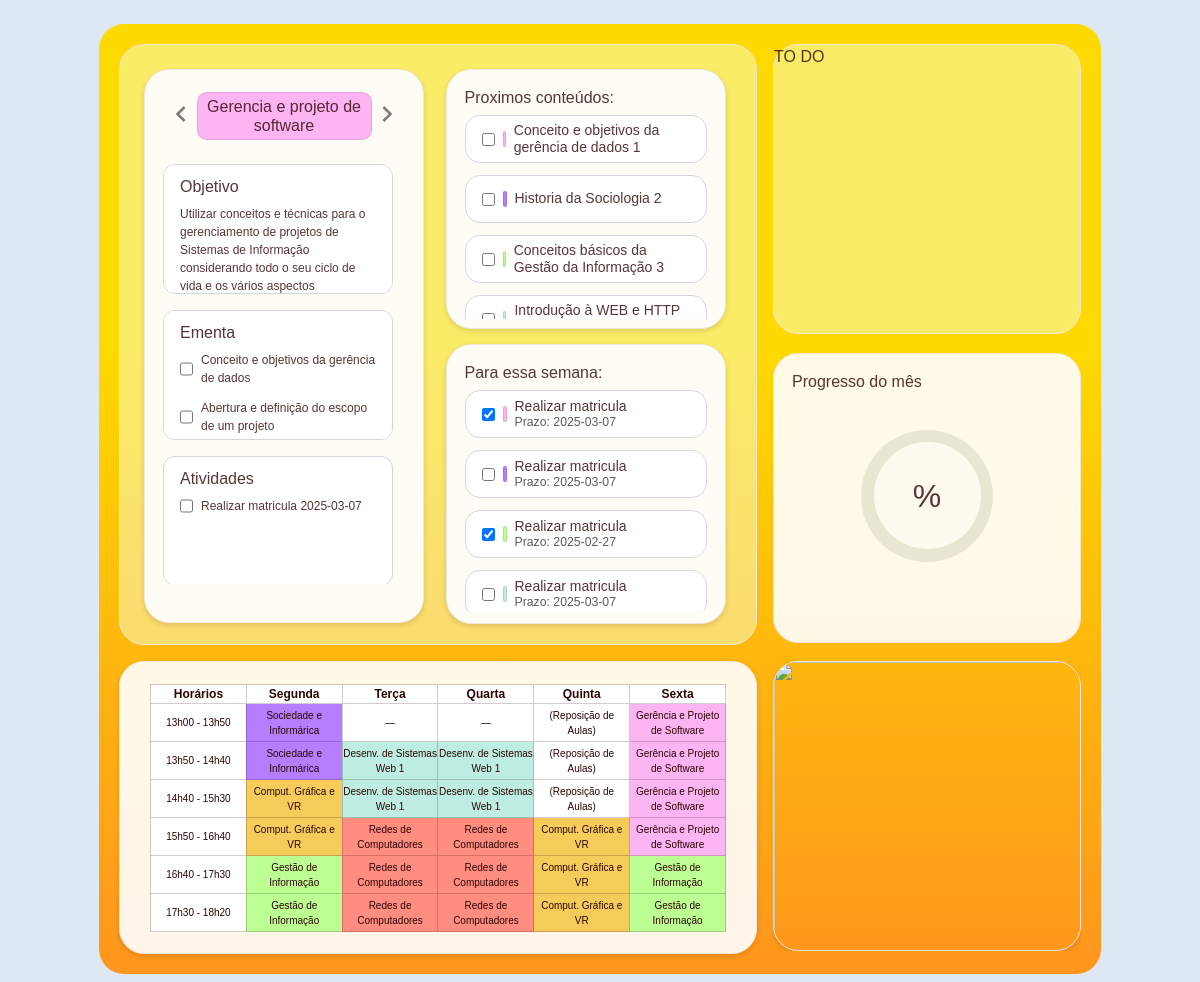
Before: / with the older database file.
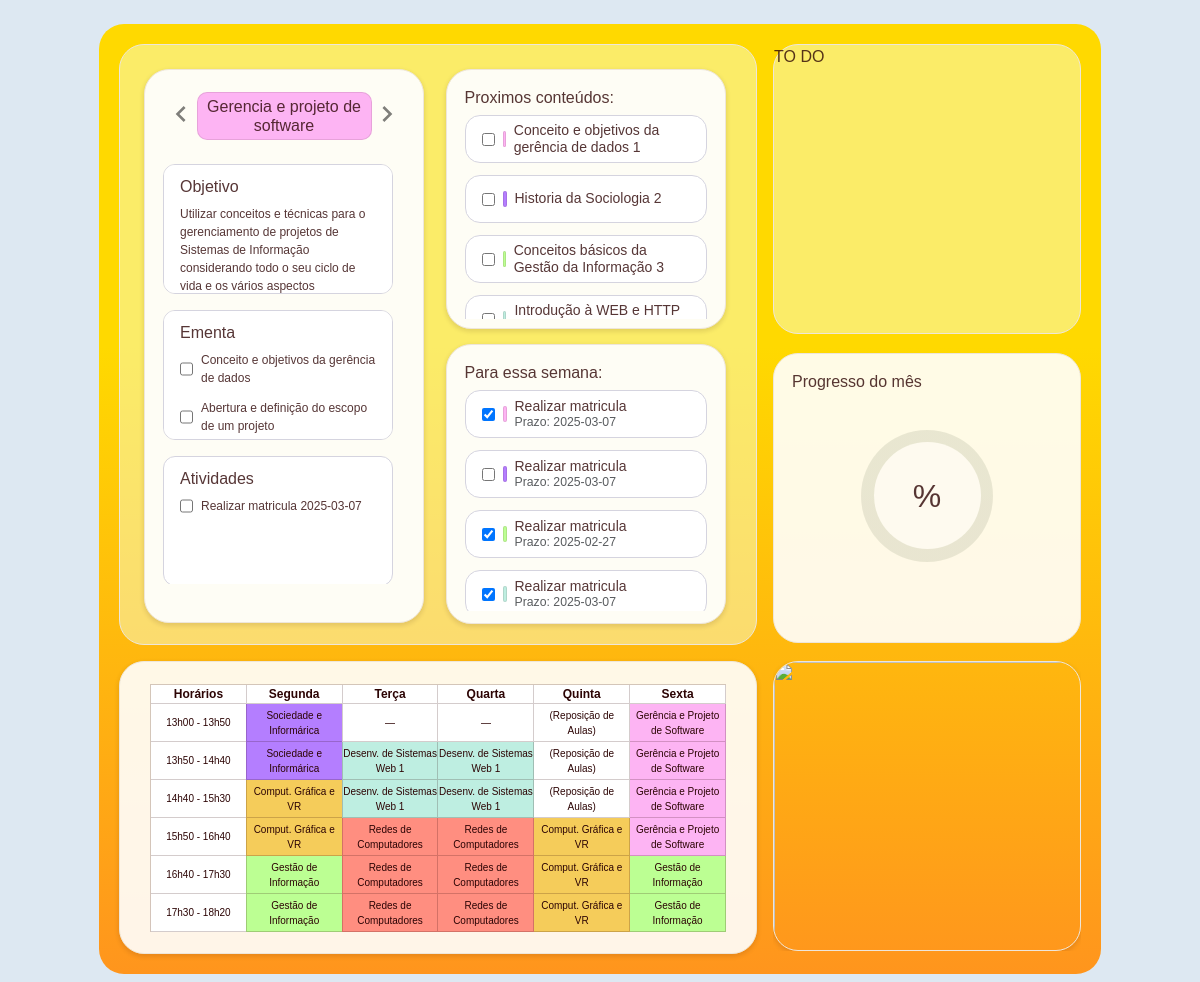
After: the same page with the newer database file.
### tables this page shows
CREATE TABLE disciplina (
    id_disciplina INTEGER PRIMARY KEY AUTOINCREMENT,
    nome TEXT,
    objetivo TEXT
);

CREATE TABLE todo (
id INTEGER PRIMARY KEY AUTOINCREMENT,
nome TEXT NOT NULL,
categoria TEXT CHECK ( categoria IN ('CON', 'ATV') ) NOT NULL,
prazo TEXT,
id_disciplina INTEGER, concluido text NOT NULL CHECK (concluido IN ('False', 'True')) DEFAULT 'False',
FOREIGN KEY (id_disciplina) REFERENCES disciplina(id)
);

### app.py (the view)
@app.route("/")
def dashboard():
    prox_conteudos = database.proximos_conteudos()
    prox_atividades = database.proximas_atividades()
    disciplinas = database.mostra_disciplinas()
    for i in range(len(disciplinas)):
        disciplinas[i]["ementa"] = database.mostra_conteudos(disciplinas[i]["id"])
        disciplinas[i]["atividades"] = database.mostra_atividades(disciplinas[i]["id"])
    return render_template("index.html", disciplinas= disciplinas, prox_conteudos=prox_conteudos, prox_atividades=prox_atividades)

### database.py (called while the page is built)
def dict_factory(cursor, row):
    fields = [column[0] for column in cursor.description]
    return {key: value for key, value in zip(fields, row)}

def mostra_disciplinas():
    connect = sqlite3.connect("dashboard.db")
    connect.row_factory = dict_factory
    cursor = connect.cursor()
    cursor.execute("SELECT id_disciplina AS id, nome, objetivo FROM disciplina")
    disciplinas = cursor.fetchall()
    connect.close()
    return disciplinas

def mostra_conteudos(id_disciplina):
    connect = sqlite3.connect("dashboard.db")
    connect.row_factory = dict_factory
    cursor = connect.cursor()
    cursor.execute(
        '''
        SELECT id, nome, concluido FROM todo
        WHERE categoria = 'CON' AND id_disciplina = ?
        ''', (id_disciplina,))
    conteudos = cursor.fetchall()
    connect.close()
    return conteudos

def mostra_atividades(id_disciplina):
    connect = sqlite3.connect("dashboard.db")
    connect.row_factory = dict_factory
    cursor = connect.cursor()
    cursor.execute(
        '''
        SELECT id, nome, concluido, prazo, id_disciplina as disciplina FROM todo
        WHERE categoria = 'ATV' AND disciplina = ?
        ''', (id_disciplina,))
    atividades = cursor.fetchall()
    connect.close()
    return atividades

def proximos_conteudos():
    connect = sqlite3.connect("dashboard.db")
    connect.row_factory = dict_factory
    cursor = connect.cursor()
    cursor.execute(
        '''
        SELECT id, nome, concluido, id_disciplina AS disciplina FROM todo
        WHERE categoria = 'CON' AND concluido = 'False'
        GROUP BY id_disciplina
        ''')
    prox_conteudos = cursor.fetchall()
    connect.close()
    return prox_conteudos

def proximas_atividades():
    connect = sqlite3.connect("dashboard.db")
    connect.row_factory = dict_factory
    cursor = connect.cursor()
    hoje = datetime.today().strftime('%Y-%m-%d')
    cursor.execute(
        '''
        SELECT id, nome, prazo, concluido, id_disciplina AS disciplina FROM todo
        WHERE julianday(prazo) - julianday(?) <= 7
        ''', (hoje,))
    prox_atividades = cursor.fetchall()
    connect.close()
    return prox_atividades

### templates/index.html (shortened to what this page needs)
<!DOCTYPE html>
<html lang="pt-br">
  <head>
    <link
      href="https://cdn.jsdelivr.net/npm/bootstrap@5.3.3/dist/css/bootstrap.min.css"
      rel="stylesheet"
    />
    <link rel="stylesheet" href="/static/style.css" />
  </head>
  <body>
    <div class="wrapper d-flex gap-3">
      <div class="d-grid gap-3">
        <div class="main-area">
          <div id="carrossel-disciplina" class="carousel">
            <div class="carousel-inner">
              <button
                class="carousel-control-prev"
                type="button"
                data-bs-target="#carrossel-disciplina"
                data-bs-slide="prev"
              >
                <span class="carousel-control-prev-icon" aria-hidden="true"></span>
              </button>
              <button
                class="carousel-control-next"
                type="button"
                data-bs-target="#carrossel-disciplina"
                data-bs-slide="next"
              >
                <span class="carousel-control-next-icon" aria-hidden="true"></span>
              </button>
              {% for disciplina in disciplinas %}
              <div class="carousel-item">
                <h6 class="titulo-disciplina disciplina{{disciplina.id}}">{{disciplina.nome}}</h6>
                <div class="conteudos">
                  <div>
                    <h6>Objetivo</h6>
                    <p>{{disciplina.objetivo}}</p>
                  </div>
                  <div>
                    <h6>Ementa</h6>
                    <ul>
                      {% for conteudo in disciplina.ementa %}
                      <li>
                        <input
                          id="{{conteudo.id}}"
                          type="checkbox"
                          value="{{conteudo.concluido}}"
                          onchange="atualizaTodo(this)"
                        />
                        <p>{{conteudo.nome}}</p>
                      </li>
                      {% endfor %}
                    </ul>
                  </div>
                  <div>
                    <h6>Atividades</h6>
                    <ul>
                      {% for atividade in disciplina.atividades %}
                      <li>
                        <input
                          id="{{atividade.id}}"
                          type="checkbox"
                          value="atividade.concluido"
                          onchange="atualizaTodo(this)"
                        />
                        {{atividade.nome}} {{atividade.prazo}}
                      </li>
                      {% endfor %}
                    </ul>
                  </div>
                </div>
              </div>
              {% endfor %}
            </div>
          </div>
          <div id="proximos-conteudos">
            <h6>Proximos conteúdos:</h6>
            <ul>
              {% for conteudo in prox_conteudos %}
              <li>
                <input
                  id="{{conteudo.id}}"
                  type="checkbox"
                  value="{{conteudo.concluido}}"
                  onchange="atualizaTodo(this)"
                />
                <div class="linha-vertical disciplina{{conteudo.disciplina}}"></div>
                <p class="lh-sm">{{conteudo.nome}} {{conteudo.disciplina}}</p>
              </li>
             {% endfor %}
            </ul>
          </div>
          <div id="proximas-atividades">
            <h6>Para essa semana:</h6>
            <ul>
              {% for atividade in prox_atividades %}
              <li>
                <input
                  id="{{atividade.id}}"
                  type="checkbox"
                  value="{{atividade.concluido}}"
                  onchange="atualizaTodo(this)"
                />
                <div class="linha-vertical disciplina{{atividade.disciplina}}"></div>
                <div class="lh-sm">
                  <p>{{atividade.nome}}</p>
                  <p class="text-muted small">Prazo: {{atividade.prazo}}</p>
                </div>
              </li>
              {% endfor %}
            </ul>
          </div>
        </div>
        <div class="horario">
          <table id="horario" class="table table-bordered">
            <thead>
              <tr>
                <th scope="col">Horários</th>
                <th scope="col">Segunda</th>
                <th scope="col">Terça</th>
                <th scope="col">Quarta</th>
                <th scope="col">Quinta</th>
                <th scope="col">Sexta</th>
              </tr>
            </thead>
            <tbody>
              <tr>
                <td>13h00 - 13h50</td>
                <td class="disciplina2">Sociedade e Informárica</td>
                <td>&#8213;</td>
                <td>&#8213;</td>
                <td>(Reposição de Aulas)</td>
                <td class="disciplina1">Gerência e Projeto de Software</td>
              </tr>
              <tr>
                <td>13h50 - 14h40</td>
                <td class="disciplina2">Sociedade e Informárica</td>
                <td class="disciplina4">Desenv. de Sistemas Web 1</td>
                <td class="disciplina4">Desenv. de Sistemas Web 1</td>
                <td>(Reposição de Aulas)</td>
                <td class="disciplina1">Gerência e Projeto de Software</td>
              </tr>
              <tr>
                <td>14h40 - 15h30</td>
                <td class="disciplina6">Comput. Gráfica e VR</td>
                <td class="disciplina4">Desenv. de Sistemas Web 1</td>
                <td class="disciplina4">Desenv. de Sistemas Web 1</td>
                <td>(Reposição de Aulas)</td>
                <td class="disciplina1">Gerência e Projeto de Software</td>
              </tr>
              <tr>
                <td>15h50 - 16h40</td>
                <td class="disciplina6">Comput. Gráfica e VR</td>
                <td class="disciplina5">Redes de Computadores</td>
                <td class="disciplina5">Redes de Computadores</td>
                <td class="disciplina6">Comput. Gráfica e VR</td>
                <td class="disciplina1">Gerência e Projeto de Software</td>
              </tr>
              <tr>
                <td>16h40 - 17h30</td>
                <td class="disciplina3">Gestão de Informação</td>
                <td class="disciplina5">Redes de Computadores</td>
                <td class="disciplina5">Redes de Computadores</td>
                <td class="disciplina6">Comput. Gráfica e VR</td>
                <td class="disciplina3">Gestão de Informação</td>
              </tr>
              <tr>
                <td>17h30 - 18h20</td>
                <td class="disciplina3">Gestão de Informação</td>
                <td class="disciplina5">Redes de Computadores</td>
                <td class="disciplina5">Redes de Computadores</td>
                <td class="disciplina6">Comput. Gráfica e VR</td>
                <td class="disciplina3">Gestão de Informação</td>
              </tr>
            </tbody>
          </table>
        </div>
      </div>
      <div class="d-grid gap-3">
        <div class="calendario">TO DO</div>
        <div id="progresso">
          <h6>Progresso do mês</h6>
          <div class="progress-bar" role="progressbar" aria-live="polite"></div>
          <div class="info"></div>
        </div>
        <div id="imagens" class="carousel slide carousel-fade" data-bs-ride="carousel">
          <div class="carousel-inner">
              <img
              width="308px"
              height="290px"
              src="https://i.ytimg.com/vi/SQJrYw1QvSQ/maxresdefault.jpg"
              class="carousel-item active"
            />
          </div>
        </div>
      </div>
    </div>
  </body>
</html>

### static/style.css (style rules this page uses)
.wrapper { width: 1002px; margin: 24px auto; padding: 20px; border-radius: 25px; color:#2c0404cc; background: linear-gradient(#FFD900 34%,#FF951D); }
body { background-color: rgb(221, 232, 242); font-family:Impact, Haettenschweiler, 'Arial Narrow Bold', sans-serif; }
p { margin: 0; }
ul { list-style-type: none; padding: 0; }
.linha-vertical { width: 0.25rem; height: 16px; margin: auto 0; border-radius: 5px; border: 1px solid rgba(44, 4, 4, 0.1); }
.calendario { width: 308px; height: 290px; border: 1px solid #EEE6DA; border-radius: 25px; background-color: rgba(248, 255, 207, 0.5); }
.carousel-control-prev, .carousel-control-next { margin-top: 6px; align-items: flex-start; height: fit-content; }
.carousel-control-prev-icon { background-image: url("/static/icons/chevron_left_24dp_2C0404CC.svg"); }
.carousel-control-next-icon { background-image: url("/static/icons/navigate_next_24dp_2C0404CC.svg"); }
.disciplina1 { background-color: #fdb4f3 !important; }
.disciplina2 { background-color: #b47eff !important; }
.disciplina3 { background-color: #bcff93 !important; }
.disciplina4 { background-color: #beeee1 !important; }
.disciplina5 { background-color: #ff8e80 !important; }
.disciplina6 { background-color: #f5cc5a !important; }

Changed rows visible on the page:
changed todo (number 9 of 9 on the later page): id "☐" → "☑"
